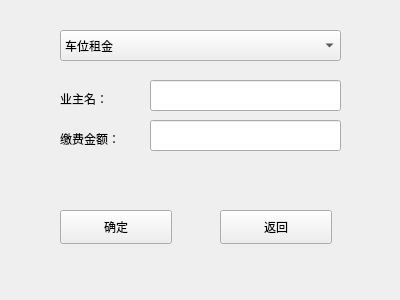
<?xml version="1.0" encoding="UTF-8"?>
<ui version="4.0">
 <class>ownerpayself</class>
 <widget class="QWidget" name="ownerpayself">
  <property name="geometry">
   <rect>
    <x>0</x>
    <y>0</y>
    <width>400</width>
    <height>300</height>
   </rect>
  </property>
  <property name="windowTitle">
   <string>Form</string>
  </property>
  <widget class="QComboBox" name="comboBox">
   <property name="geometry">
    <rect>
     <x>60</x>
     <y>30</y>
     <width>281</width>
     <height>31</height>
    </rect>
   </property>
   <property name="editable">
    <bool>false</bool>
   </property>
   <property name="currentText">
    <string>车位租金</string>
   </property>
   <item>
    <property name="text">
     <string>车位租金</string>
    </property>
   </item>
   <item>
    <property name="text">
     <string>物业费</string>
    </property>
   </item>
  </widget>
  <widget class="QLabel" name="label">
   <property name="geometry">
    <rect>
     <x>60</x>
     <y>90</y>
     <width>81</width>
     <height>18</height>
    </rect>
   </property>
   <property name="text">
    <string>业主名：</string>
   </property>
  </widget>
  <widget class="QLabel" name="label_2">
   <property name="geometry">
    <rect>
     <x>60</x>
     <y>130</y>
     <width>81</width>
     <height>18</height>
    </rect>
   </property>
   <property name="text">
    <string>缴费金额：</string>
   </property>
  </widget>
  <widget class="QLineEdit" name="lineEdit_2">
   <property name="geometry">
    <rect>
     <x>150</x>
     <y>80</y>
     <width>191</width>
     <height>31</height>
    </rect>
   </property>
  </widget>
  <widget class="QLineEdit" name="lineEdit">
   <property name="geometry">
    <rect>
     <x>150</x>
     <y>120</y>
     <width>191</width>
     <height>31</height>
    </rect>
   </property>
  </widget>
  <widget class="QPushButton" name="pushButton">
   <property name="geometry">
    <rect>
     <x>60</x>
     <y>210</y>
     <width>112</width>
     <height>34</height>
    </rect>
   </property>
   <property name="text">
    <string>确定</string>
   </property>
  </widget>
  <widget class="QPushButton" name="pushButton_2">
   <property name="geometry">
    <rect>
     <x>220</x>
     <y>210</y>
     <width>112</width>
     <height>34</height>
    </rect>
   </property>
   <property name="text">
    <string>返回</string>
   </property>
  </widget>
 </widget>
 <resources/>
 <connections/>
</ui>
